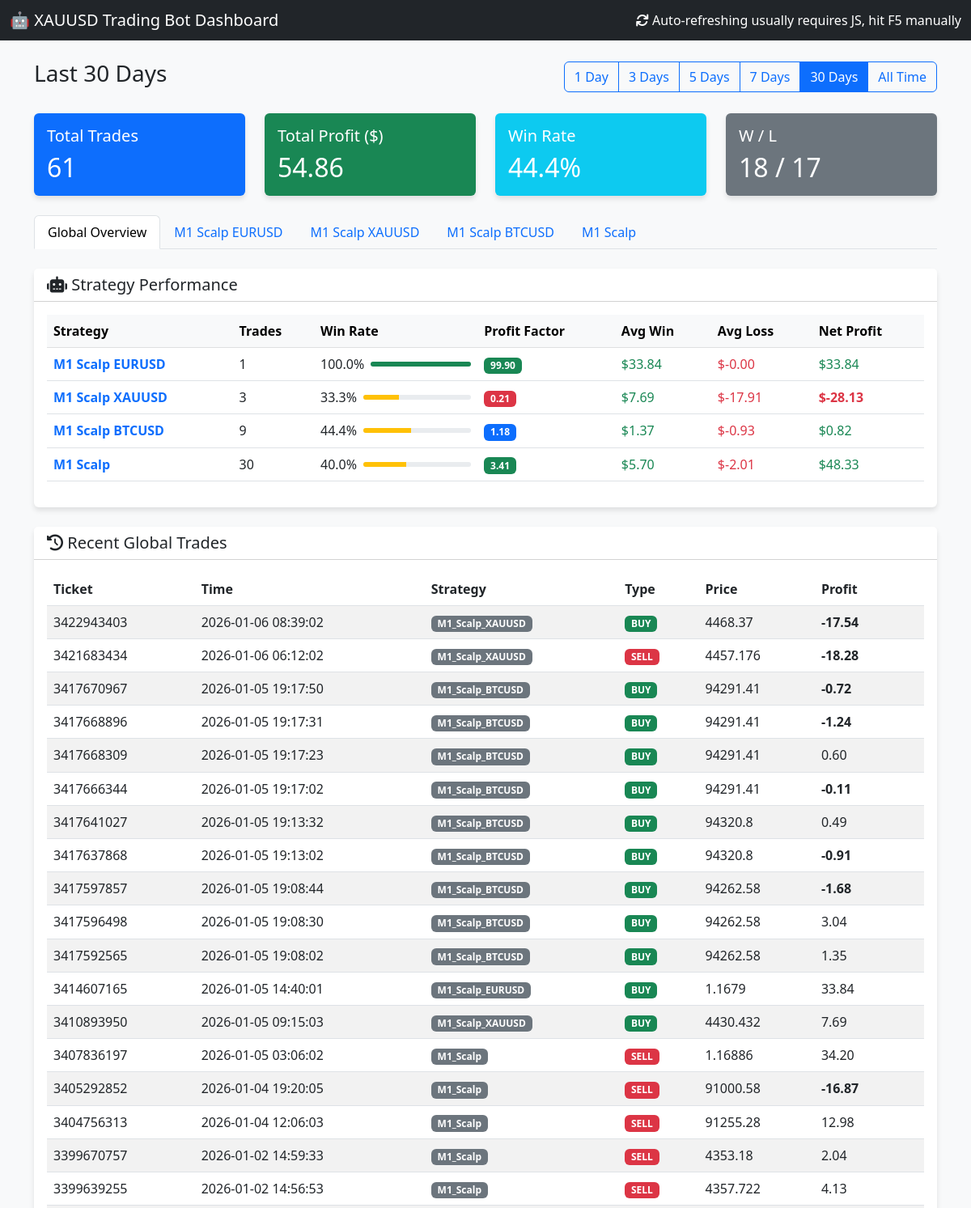
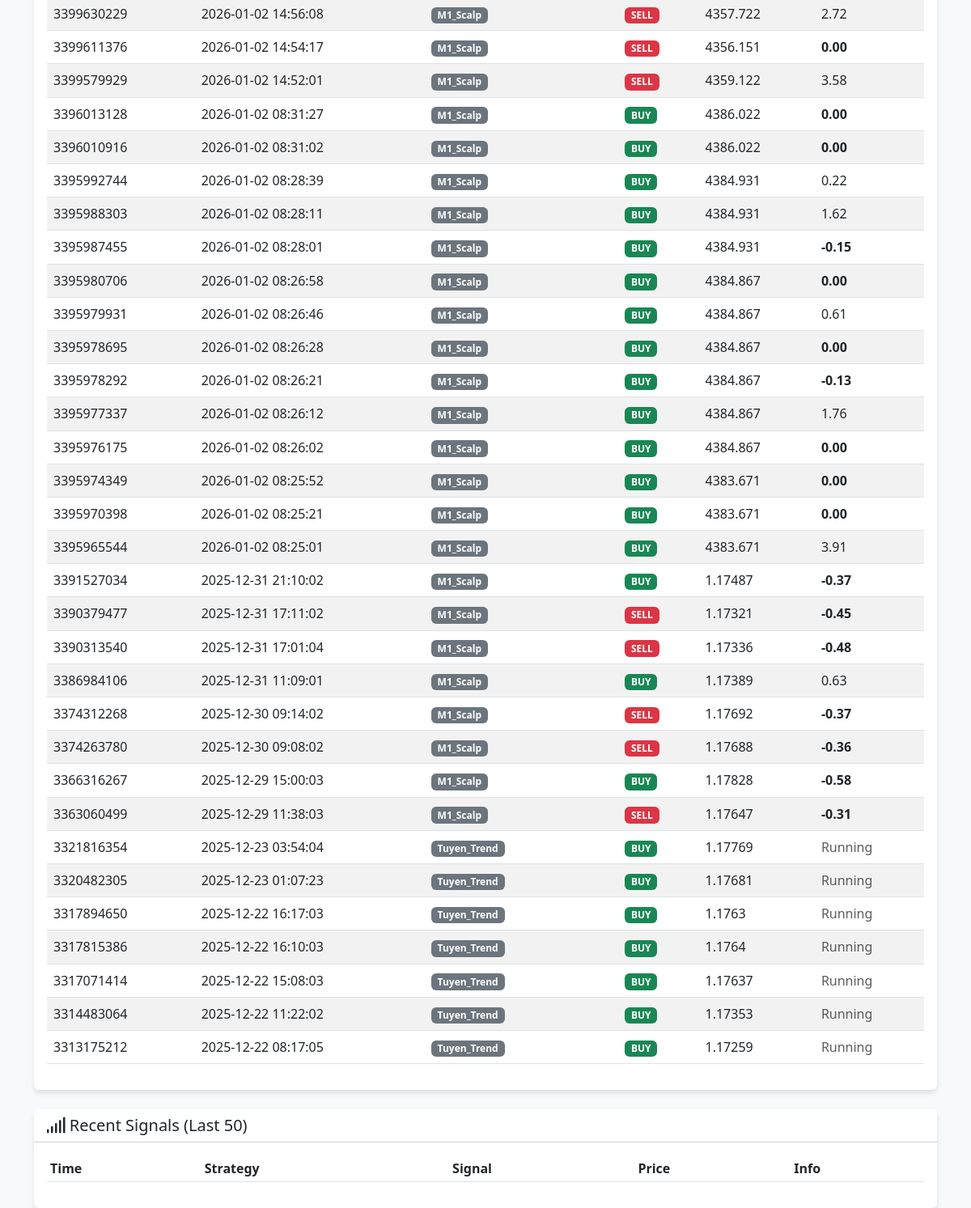
Before: / with the older database file (2 pictures, top to bottom).
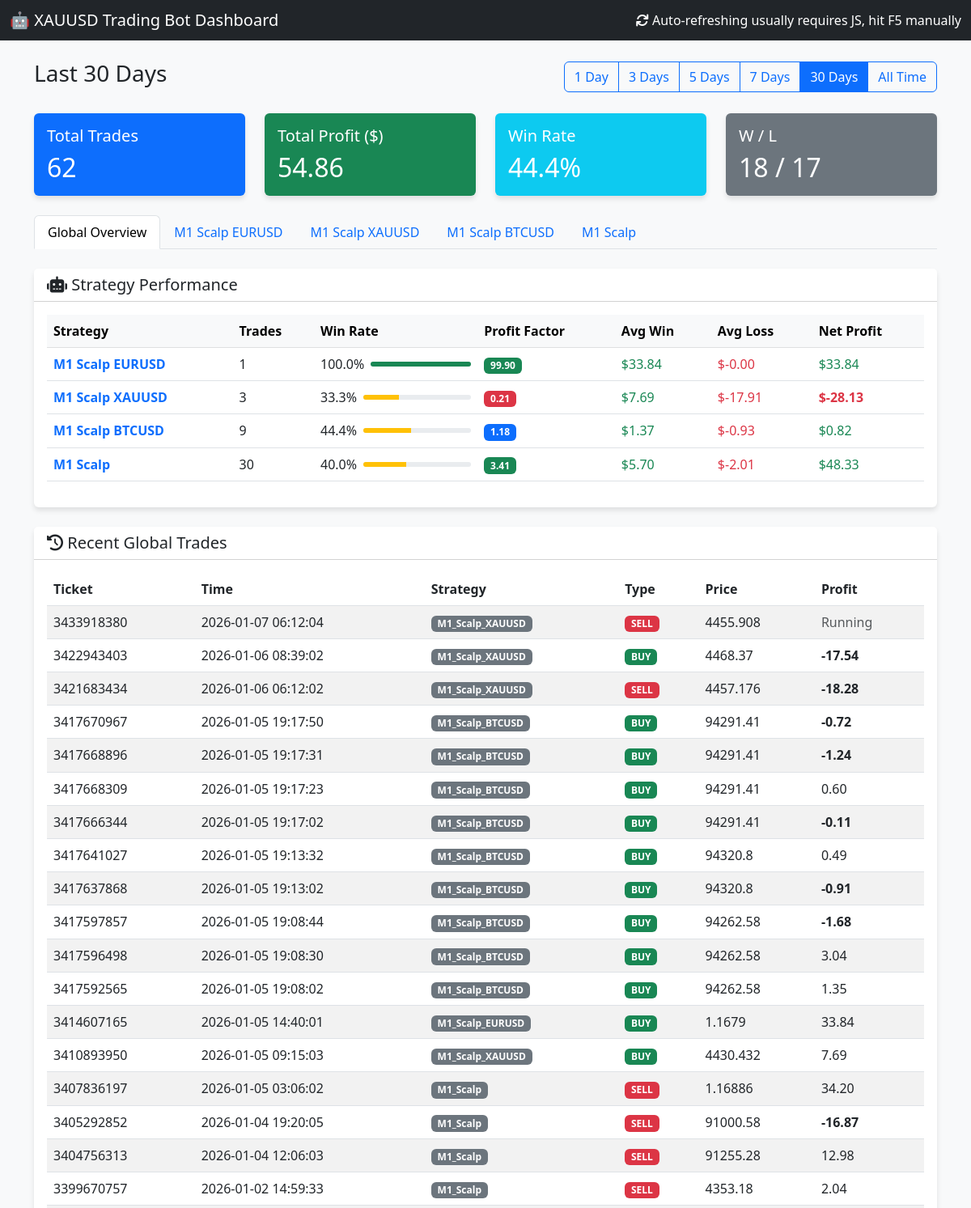
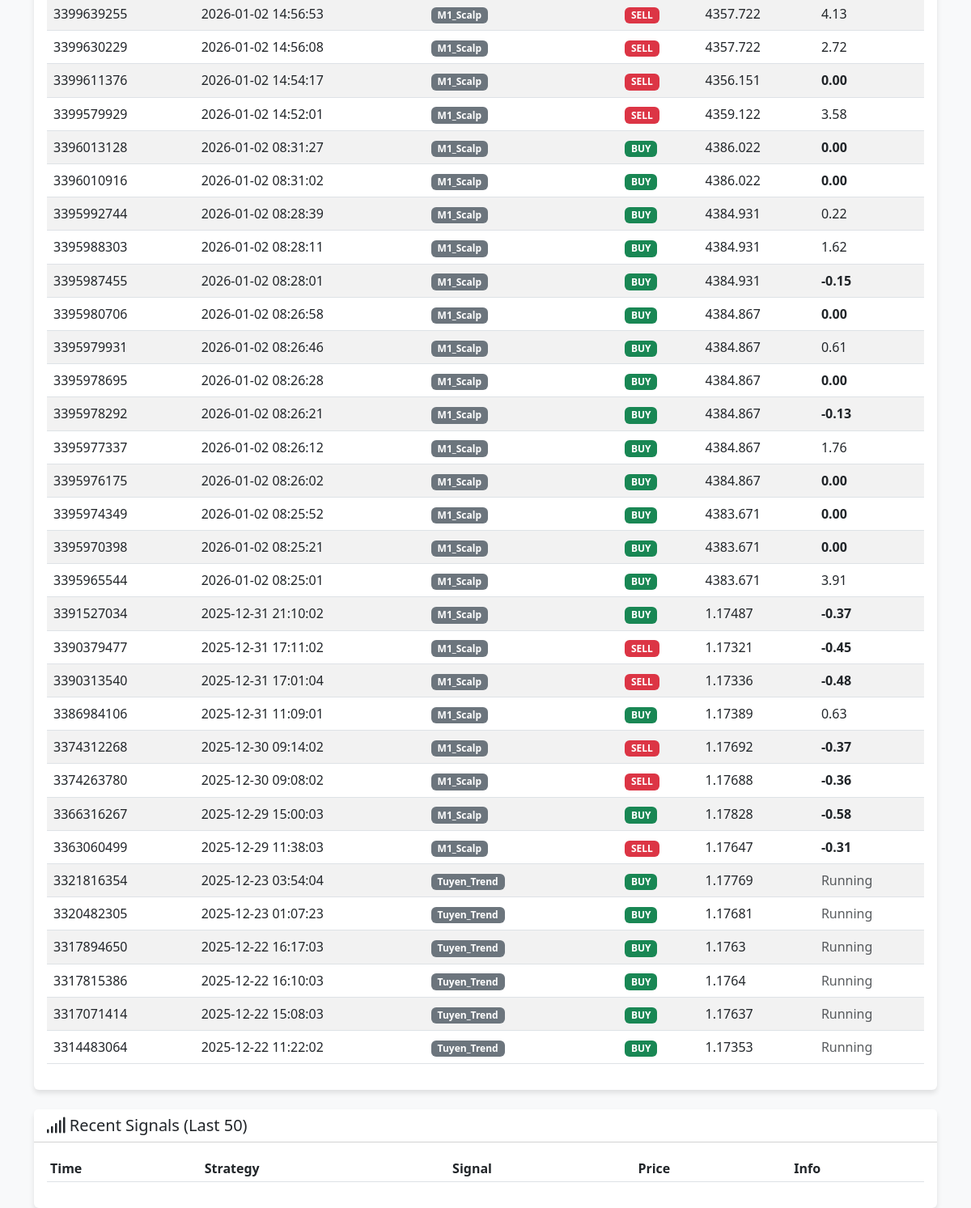
After: the same page with the newer database file (2 pictures, top to bottom).
### tables this page shows
CREATE TABLE orders (
                ticket INTEGER PRIMARY KEY,
                strategy_name TEXT,
                symbol TEXT,
                order_type TEXT,
                volume REAL,
                open_price REAL,
                sl REAL,
                tp REAL,
                open_time DATETIME,
                close_price REAL,
                profit REAL,
                comment TEXT,
                account_id INTEGER DEFAULT 0
            );

### dashboard.py (the view)
@app.route('/')
def index():
    cur = get_db().cursor()
    days_param = request.args.get('days', '30') # Default 30 days
    if days_param == "all":
        days = 36500 # 100 years approx
        filter_label = "All Time"
    else:
        try:
            days = int(days_param)
            filter_label = f"Last {days} Days"
        except:
            days = 30
            filter_label = "Last 30 Days"
    cutoff_date = datetime.now() - timedelta(days=days)
    cutoff_str = cutoff_date.strftime("%Y-%m-%d %H:%M:%S")
    cur.execute("SELECT * FROM orders WHERE open_time >= ? ORDER BY open_time DESC", (cutoff_str,))
    orders = cur.fetchall()
    total_trades = len(orders)
    total_profit = sum([o['profit'] for o in orders if o['profit'] is not None])
    wins = len([o for o in orders if o['profit'] is not None and o['profit'] > 0])
    losses = len([o for o in orders if o['profit'] is not None and o['profit'] < 0])
    win_rate = (wins / total_trades * 100) if total_trades > 0 else 0
    cur.execute("SELECT * FROM signals ORDER BY timestamp DESC LIMIT 50")
    signals = cur.fetchall()
    cur.execute("SELECT DISTINCT strategy_name FROM orders WHERE strategy_name IS NOT NULL")
    strategies = [row['strategy_name'] for row in cur.fetchall()]
    if not strategies:
        print(f"⚠️ [Dashboard] No strategies found in database")
    else:
        print(f"📊 [Dashboard] Found {len(strategies)} strategies: {strategies}")
    bot_stats = []
    for strat in strategies:
        s_orders = [o for o in orders if o['strategy_name'] == strat and o['profit'] is not None]
        s_total = len(s_orders)
        if s_total == 0: continue
        s_wins = [o for o in s_orders if o['profit'] > 0]
        s_losses = [o for o in s_orders if o['profit'] < 0]
        s_gross_profit = sum([o['profit'] for o in s_wins])
        s_gross_loss = abs(sum([o['profit'] for o in s_losses]))
        s_net_profit = sum([o['profit'] for o in s_orders])
        s_avg_win = (s_gross_profit / len(s_wins)) if s_wins else 0.0
        s_avg_loss = (s_gross_loss / len(s_losses)) if s_losses else 0.0 # Positive number for display
        pf = (s_gross_profit / s_gross_loss) if s_gross_loss > 0 else 99.9
        win_rate = (len(s_wins) / s_total) * 100
        if strat.startswith("M1_Scalp_"):
            display_name = strat.replace("M1_Scalp_", "M1 Scalp ").replace("_", " ")
        else:
            display_name = strat.replace("Strategy_", "").replace("_", " ")
        bot_stats.append({
            "raw_name": strat, # Added for template filtering
            "name": display_name,
            "trades": s_total,
            "win_rate": win_rate,
            "pf": pf,
            "avg_win": s_avg_win,
            "avg_loss": -s_avg_loss, # Make negative for display
            "net_profit": s_net_profit,
            "chart_data": [] # Placeholder
        })
        chart_orders = sorted(s_orders, key=lambda x: x['open_time'])
        equity = 0
        points = []
        for o in chart_orders:
            equity += o['profit']
            points.append({
                'x': o['open_time'],
                'y': equity
            })
        bot_stats[-1]['chart_data'] = points
    desired_order = [
        "Strategy_1_Trend_HA",
        "Strategy_4_UT_Bot",
        "Strategy_2_EMA_ATR",
        "Strategy_5_Filter_First",
        "M1_Scalp_EURUSD",
        "M1_Scalp_XAUUSD",
        "M1_Scalp_BTCUSD"
    ]
    bot_stats_filtered = []
    bot_stats_other = []
    for bot in bot_stats:
        if bot['raw_name'] in desired_order:
            bot_stats_filtered.append(bot)
        else:
            bot_stats_other.append(bot)
    bot_stats_filtered.sort(key=lambda x: desired_order.index(x['raw_name']))
    bot_stats_other.sort(key=lambda x: x['net_profit'], reverse=True)
    bot_stats = bot_stats_filtered + bot_stats_other
    print(f"📊 [Dashboard] Generated {len(bot_stats)} bot stats entries")
    for bot in bot_stats:
        print(f"   - {bot['raw_name']}: {bot['trades']} trades, Net Profit: ${bot['net_profit']:.2f}")
    return render_template('index.html',
                           orders=orders,
                           signals=signals,
                           total_trades=total_trades,
                           total_profit=total_profit,
                           win_rate=win_rate,
                           wins=wins,
                           losses=losses,
                           bot_stats=bot_stats,
                           current_filter=days_param,
                           filter_label=filter_label)

### templates/index.html (shortened to what this page needs)
<!DOCTYPE html>
<html lang="en">
<head>
    <link href="https://cdn.jsdelivr.net/npm/bootstrap@5.3.0/dist/css/bootstrap.min.css" rel="stylesheet">
    <link href="https://cdnjs.cloudflare.com/ajax/libs/font-awesome/6.0.0/css/all.min.css" rel="stylesheet">
</head>
<body>
    <nav class="navbar navbar-dark bg-dark mb-4">
        <div class="container-fluid">
            <span class="navbar-brand mb-0 h1">🤖 XAUUSD Trading Bot Dashboard</span>
            <span class="text-white"><i class="fas fa-sync"></i> Auto-refreshing usually requires JS, hit F5
                manually</span>
        </div>
    </nav>
    <div class="container mb-4">
        <div class="d-flex justify-content-between align-items-center">
            <h3>{{ filter_label }}</h3>
            <div class="btn-group" role="group">
                <a href="/?days=1" class="btn btn-outline-primary {% if current_filter == '1' %}active{% endif %}">1
                    Day</a>
                <a href="/?days=3" class="btn btn-outline-primary {% if current_filter == '3' %}active{% endif %}">3
                    Days</a>
                <a href="/?days=5" class="btn btn-outline-primary {% if current_filter == '5' %}active{% endif %}">5
                    Days</a>
                <a href="/?days=7" class="btn btn-outline-primary {% if current_filter == '7' %}active{% endif %}">7
                    Days</a>
                <a href="/?days=30" class="btn btn-outline-primary {% if current_filter == '30' %}active{% endif %}">30
                    Days</a>
                <a href="/?days=all"
                    class="btn btn-outline-primary {% if current_filter == 'all' %}active{% endif %}">All Time</a>
            </div>
        </div>
    </div>
    <div class="container">
        <div class="row mb-4">
            <div class="col-md-3">
                <div class="card bg-primary text-white">
                    <div class="card-body">
                        <h5 class="card-title">Total Trades</h5>
                        <h2 class="card-text">{{ total_trades }}</h2>
                    </div>
                </div>
            </div>
            <div class="col-md-3">
                <div class="card {% if total_profit >= 0 %}bg-success{% else %}bg-danger{% endif %} text-white">
                    <div class="card-body">
                        <h5 class="card-title">Total Profit ($)</h5>
                        <h2 class="card-text">{{ "%.2f"|format(total_profit) }}</h2>
                    </div>
                </div>
            </div>
            <div class="col-md-3">
                <div class="card bg-info text-white">
                    <div class="card-body">
                        <h5 class="card-title">Win Rate</h5>
                        <h2 class="card-text">{{ "%.1f"|format(win_rate) }}%</h2>
                    </div>
                </div>
            </div>
            <div class="col-md-3">
                <div class="card bg-secondary text-white">
                    <div class="card-body">
                        <h5 class="card-title">W / L</h5>
                        <h2 class="card-text">{{ wins }} / {{ losses }}</h2>
                    </div>
                </div>
            </div>
        </div>
        <ul class="nav nav-tabs mb-4" id="myTab" role="tablist">
            <li class="nav-item" role="presentation">
                <button class="nav-link active" id="overview-tab" data-bs-toggle="tab" data-bs-target="#overview"
                    type="button" role="tab" aria-controls="overview" aria-selected="true">Global Overview</button>
            </li>
            {% for bot in bot_stats %}
            <li class="nav-item" role="presentation">
                <button class="nav-link" id="tab-{{ loop.index }}" data-bs-toggle="tab"
                    data-bs-target="#content-{{ loop.index }}" type="button" role="tab"
                    aria-controls="content-{{ loop.index }}" aria-selected="false">{{ bot.name }}</button>
            </li>
            {% endfor %}
        </ul>
        <div class="tab-content" id="myTabContent">
            <div class="tab-pane fade show active" id="overview" role="tabpanel" aria-labelledby="overview-tab">
                <div class="card mb-4">
                    <div class="card-header bg-white">
                        <h5 class="mb-0"><i class="fas fa-robot"></i> Strategy Performance</h5>
                    </div>
                    <div class="card-body">
                        <div class="table-responsive">
                            <table class="table table-hover align-middle">
                                <thead class="table-light">
                                    <tr>
                                        <th>Strategy</th>
                                        <th>Trades</th>
                                        <th>Win Rate</th>
                                        <th>Profit Factor</th>
                                        <th>Avg Win</th>
                                        <th>Avg Loss</th>
                                        <th>Net Profit</th>
                                    </tr>
                                </thead>
                                <tbody>
                                    {% if bot_stats|length > 0 %}
                                    {% for bot in bot_stats %}
                                    <tr>
                                        <td class="fw-bold text-primary">{{ bot.name }}</td>
                                        <td>{{ bot.trades }}</td>
                                        <td>
                                            <div class="d-flex align-items-center">
                                                <span class="me-2">{{ "%.1f"|format(bot.win_rate) }}%</span>
                                                <div class="progress flex-grow-1" style="height: 6px; width: 60px;">
                                                    <div class="progress-bar {% if bot.win_rate >= 50 %}bg-success{% else %}bg-warning{% endif %}"
                                                        role="progressbar" style="width: {{ bot.win_rate }}%"></div>
                                                </div>
                                            </div>
                                        </td>
                                        <td>
                                            {% if bot.pf >= 1.5 %}
                                            <span class="badge bg-success">{{ "%.2f"|format(bot.pf) }}</span>
                                            {% elif bot.pf >= 1.0 %}
                                            <span class="badge bg-primary">{{ "%.2f"|format(bot.pf) }}</span>
                                            {% else %}
                                            <span class="badge bg-danger">{{ "%.2f"|format(bot.pf) }}</span>
                                            {% endif %}
                                        </td>
                                        <td class="text-success">{{ "$%.2f"|format(bot.avg_win) }}</td>
                                        <td class="text-danger">{{ "$%.2f"|format(bot.avg_loss) }}</td>
                                        <td
                                            class="{% if bot.net_profit <= 0 %}fw-bold{% endif %} {% if bot.net_profit >= 0 %}text-success{% else %}text-danger{% endif %}">
                                            {{ "$%.2f"|format(bot.net_profit) }}
                                        </td>
                                    </tr>
                                    {% endfor %}
                                    {% endif %}
                                </tbody>
                            </table>
                        </div>
                    </div>
                </div>
                <div class="card mb-4">
                    <div class="card-header bg-white">
                        <h5 class="mb-0"><i class="fas fa-history"></i> Recent Global Trades</h5>
                    </div>
                    <div class="card-body">
                        <div class="table-responsive">
                            <table class="table table-hover table-striped">
                                <thead>
                                    <tr>
                                        <th>Ticket</th>
                                        <th>Time</th>
                                        <th>Strategy</th>
                                        <th>Type</th>
                                        <th>Price</th>
                                        <th>Profit</th>
                                    </tr>
                                </thead>
                                <tbody>
                                    {% for order in orders[:50] %}
                                    <tr>
                                        <td>{{ order.ticket }}</td>
                                        <td>{{ order.open_time }}</td>
                                        <td><span class="badge bg-secondary">{{ order.strategy_name }}</span></td>
                                        <td>
                                            {% if order.order_type == 'BUY' %}
                                            <span class="badge badge-buy">BUY</span>
                                            {% else %}
                                            <span class="badge badge-sell">SELL</span>
                                            {% endif %}
                                        </td>
                                        <td>{{ order.open_price }}</td>
                                        <td
                                            class="{% if order.profit is not none and order.profit >= 0 %}profit-pos{% elif order.profit is not none %}profit-neg{% endif %} {% if order.profit is not none and order.profit <= 0 %}fw-bold{% endif %}">
                                            {% if order.profit is not none %}
                                            {{ "%.2f"|format(order.profit) }}
                                            {% else %}
                                            <span class="text-muted">Running</span>
                                            {% endif %}
                                        </td>
                                    </tr>
                                    {% endfor %}
                                </tbody>
                            </table>
                        </div>
                    </div>
                </div>
            </div>
        </div>
        <div class="card">
            <div class="card-header bg-white">
                <h5 class="mb-0"><i class="fas fa-signal"></i> Recent Signals (Last 50)</h5>
            </div>
            <div class="card-body">
                <div class="table-responsive">
                    <table class="table table-sm">
                        <thead>
                            <tr>
                                <th>Time</th>
                                <th>Strategy</th>
                                <th>Signal</th>
                                <th>Price</th>
                                <th>Info</th>
                            </tr>
                        </thead>
                    </table>
                </div>
            </div>
        </div>
    </div>
</body>
</html>

Changed rows visible on the page:
no longer on this page (row unchanged): orders: ticket "3313175212", open_time "2025-12-22 08:17:05", strategy_name "Tuyen_Trend", order_type "BUY", open_price "1.17259", shows "Running"
added orders: ticket "3433918380", open_time "2026-01-07 06:12:04", strategy_name "M1_Scalp_XAUUSD", order_type "SELL", open_price "4455.908", shows "Running"
Other visible differences:
{{ total_trades }}: "61" → "62"
